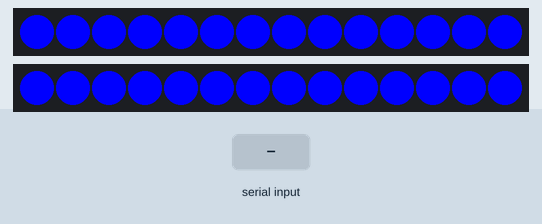
This sketch was run on a simulated Arduino Uno, built with avr-gcc and run on an emulated ATmega328P. Parts: 2 × 14 RGB LEDs in strip order, left to right. Inputs (shaded band) come from the test bench. Dim RGB values are drawn brighter than linear; colours are those a GRB WS2812 strip shows for the declared byte order; what the sketch prints to the serial monitor is not drawn.

Above: at 2.1 s.
5.3 s: byte 98 ('b') received over Serial
At 5.45 s:
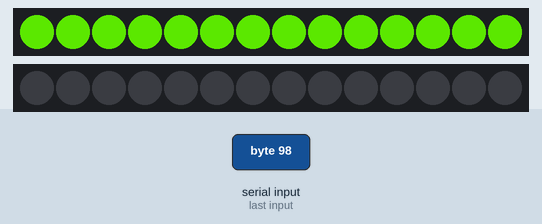
7.0 s: "2" received over Serial
At 7.09 s:
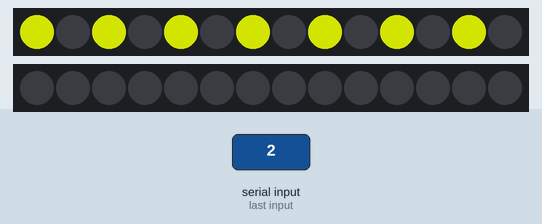
8.7 s: byte 99 ('c') received over Serial
At 8.78 s:
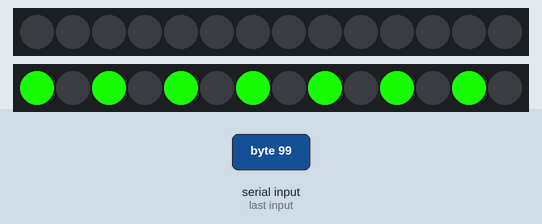
10.4 s: "1" received over Serial
At 10.47 s:
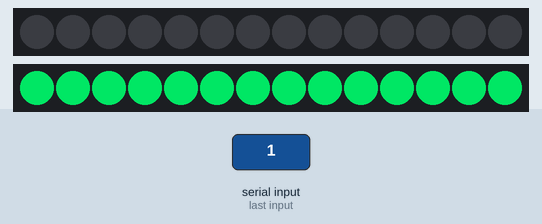
12.1 s: "3" received over Serial
At 12.16 s:
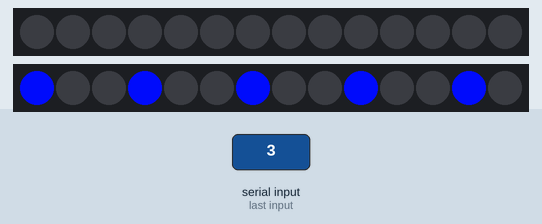
13.8 s: byte 98 ('b') received over Serial
At 13.91 s:
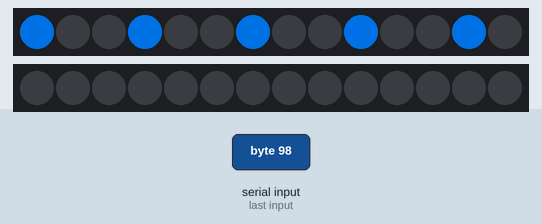

The sketch:

three_lights_prototype.ino
```cpp
#include <Streaming.h>
#include <Metro.h>
#include <FastLED.h>

FASTLED_USING_NAMESPACE

// 30mm 12V modules
#define DATA_PIN_30mm    7
#define LED_TYPE_30mm    WS2812
#define COLOR_ORDER_30mm RGB
#define N_LED_30mm    14
CRGB leds_30mm[N_LED_30mm];


// 45mm 12V modules
#define DATA_PIN_45mm    3
#define CLOCK_PIN_45mm    4
#define LED_TYPE_45mm    WS2801
#define COLOR_ORDER_45mm RGB
#define N_LED_45mm    14
CRGB leds_45mm[N_LED_45mm];

// general controls
#define FRAMES_PER_SECOND   20
#define BRIGHTNESS          255

uint8_t gHue = 0; // rotating "base color" used by many of the patterns

byte whichStrip=0;
byte pixelGap=1;

void setup() {
  Serial.begin(115200);
  Serial << F("Startup.") << endl;

  // tell FastLED about the LED strip configuration
  FastLED.addLeds<LED_TYPE_30mm, DATA_PIN_30mm, COLOR_ORDER_30mm>(leds_30mm, N_LED_30mm).setCorrection(TypicalLEDStrip);
  FastLED.addLeds<LED_TYPE_45mm, DATA_PIN_45mm, CLOCK_PIN_45mm, COLOR_ORDER_45mm>(leds_45mm, N_LED_45mm).setCorrection(TypicalLEDStrip);

  // set master brightness control
  FastLED.setBrightness(BRIGHTNESS);

  fill_solid(leds_30mm, N_LED_30mm, CRGB::Red);
  fill_solid(leds_45mm, N_LED_45mm, CRGB::Red);
  FastLED.show();
  delay(1000);
  fill_solid(leds_30mm, N_LED_30mm, CRGB::Green);
  fill_solid(leds_45mm, N_LED_45mm, CRGB::Green);
  FastLED.show();
  delay(1000);
  fill_solid(leds_30mm, N_LED_30mm, CRGB::Blue);
  fill_solid(leds_45mm, N_LED_45mm, CRGB::Blue);
  FastLED.show();
  delay(1000);

  fill_solid(leds_30mm, N_LED_30mm, CRGB::Black);
  fill_solid(leds_45mm, N_LED_45mm, CRGB::Black);
  FastLED.show();
  delay(1000);
}

void loop() {

  // send the 'leds' array out to the actual LED strip
  FastLED.show();
  // insert a delay to keep the framerate modest
  FastLED.delay(1000/FRAMES_PER_SECOND);

  // do some periodic updates
  EVERY_N_MILLISECONDS( 20 ) { gHue++; } // slowly cycle the "base color" through the rainbow

  // animation
  rainbow();

  // check for inputs
  if( Serial.available()>0 ) {
    byte input = Serial.read();
    switch( input ) {
      case '1': pixelGap=1; break;
      case '2': pixelGap=2; break;
      case '3': pixelGap=3; break;
      case '4': pixelGap=4; break;
      case '5': pixelGap=5; break;
      case '6': pixelGap=6; break;
      case '7': pixelGap=7; break;
      case '8': pixelGap=8; break;
      case '9': pixelGap=9; break;
      case 'a': whichStrip=0; break;
      case 'b': whichStrip=1; break;
      case 'c': whichStrip=2; break;
      default:
        Serial << F("Enter [1-9] to set pixel module spacing.  Currently=") << pixelGap << endl;
        Serial << F("Enter [a-c] to set string usage.  Currently") << whichStrip << endl;
    }
  }
}

void rainbow()
{
  // wipe clean
  fill_solid(leds_45mm, N_LED_45mm, CRGB::Black);
  fill_solid(leds_30mm, N_LED_30mm, CRGB::Black);

  if( whichStrip==1 ) {
    for(byte i=0; i<N_LED_30mm; i+=pixelGap) leds_30mm[i]=CHSV(gHue, 255, 255);
  } else if( whichStrip==2 ) {
    for(byte i=0; i<N_LED_45mm; i+=pixelGap) leds_45mm[i]=CHSV(gHue, 255, 255);
  }
}
```

Measured:
- after the input at 5.3 s, the LEDs: first change after 0.09 s (image 1 shows a later state)
- after the input at 7.0 s, the LEDs: first differ from a run without the input after 0.08 s (image 2)
- after the input at 8.7 s, the LEDs: first differ from a run without the input after 0.08 s (image 3)
- after the input at 10.4 s, the LEDs: first differ from a run without the input after 0.07 s (image 4)
- after the input at 12.1 s, the LEDs: first differ from a run without the input after 0.06 s (image 5)
- after the input at 13.8 s, the LEDs: first differ from a run without the input after 0.10 s (image 6)
- what the display in image 0 shows lasts 1.0 s, from 2.0 s to 3.0 s
